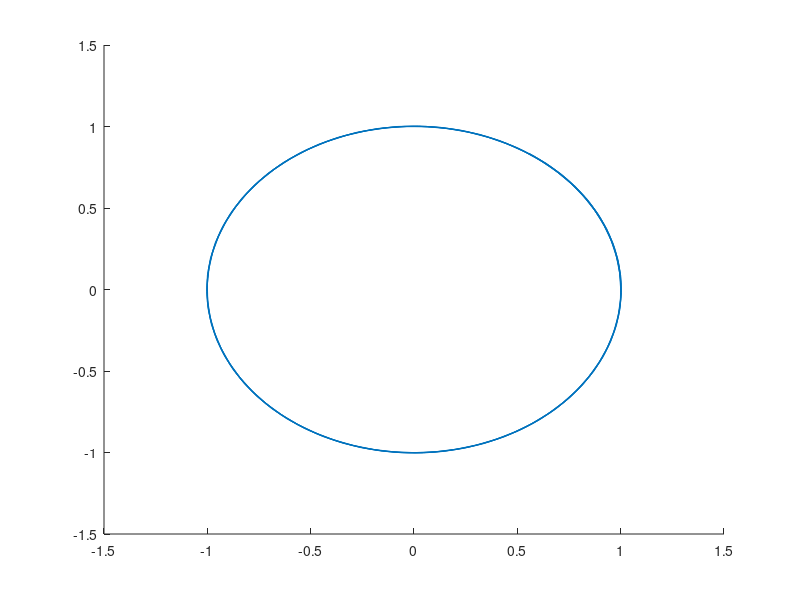

Source code (MATLAB):
%% Método Heun n-dimensional:
% Cuadratura trapecio + euler explícito, método explícito

F = @(t,Y) [-Y(2);Y(1)];
Y0 = [1;0];

t0 = 0;
tf = 32.345;

% n = 400; %numero iteraciones
% dt = (tf-t0)/n ;

dt = 0.1;
n = round((tf-t0)/dt);  %asegurar que sea entero
dt = (tf-t0)/n; %recalcula dt 

tn = t0:dt:tf;

Yn = zeros(length(Y0),length(tn));
Yn(:,1) = Y0;

for i=1:n

    k1 = F(tn(i),Yn(:,i));
    k2 = F(tn(i+1), Yn(:,i)+k1*dt);

    Yn(:,i+1) = Yn(:,i) + 0.5*dt*(k1+k2);

end    

hold on
plot(Yn(1,:),Yn(2,:))
hold off